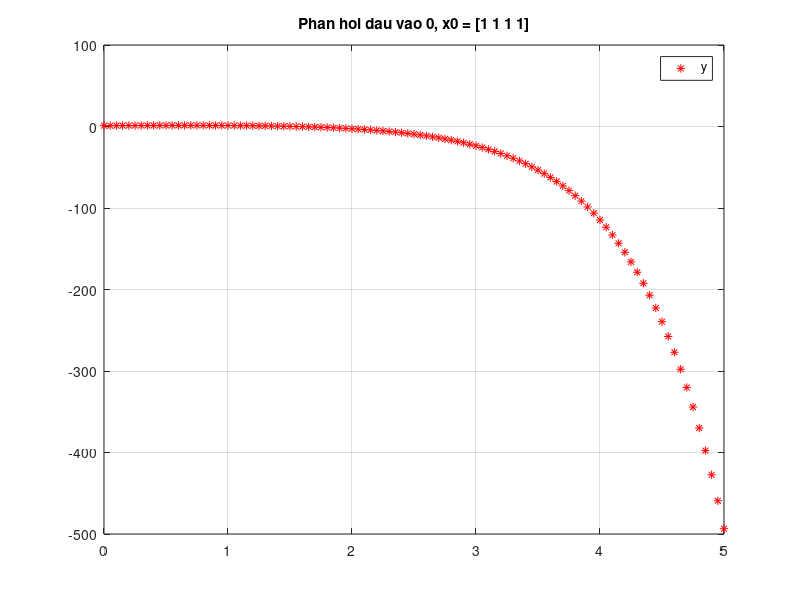
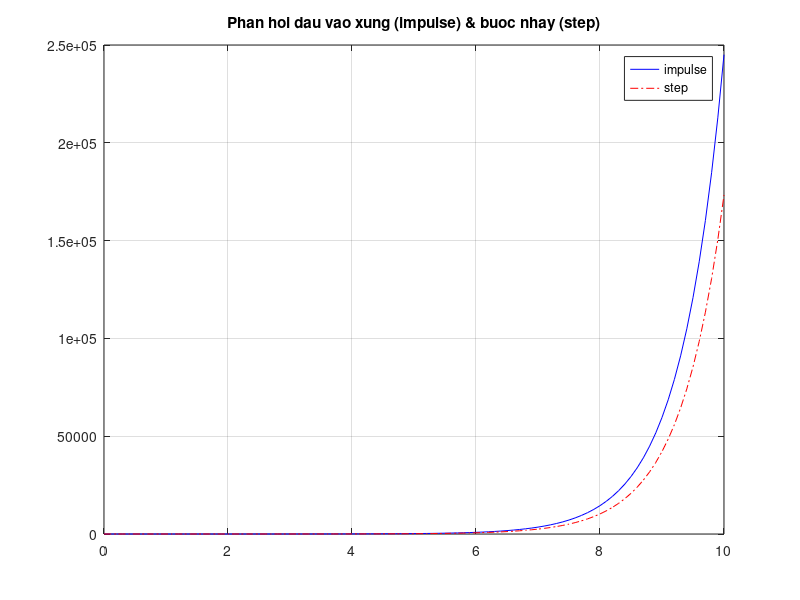

Write the MATLAB code that produced these figures, in order.
clear all; close all; clc

pkg load signal

A = [0 1 0 0; 0 0 -1 0; 0 0 0 1; 0 0 2 0]
B = [0 1 0 -1]'
C = [1 0 0 0]
D=[0]

% State space 2 transfer function 
[N1,D1] = ss2tf(A,B,C,D,1)   # What can you conclude here?

% Find zeros and pole //   
% = 1 * (1*s^2-1)/(1*s^4-2s^2)
% Ly thuyet k = 1, zeros = +/- 1, poles = 0 , +- can(2)
[Z1,P1,K1] = tf2zp(N1,D1)    # What can you conclude here?

sys = ss(A,B,C,D)

################################################################################
# What Group 1 did not do
# @Copyright Phi Ha
################################################################################
# Plot the response  y for u = 0, x0 is given

x0 = [1 1 1 1]';

[Y,T,X] = initial(sys,x0) ;

figure(1); clf;
plot(T,Y,'r*') 
legend('y')
grid on
title('Phan hoi dau vao 0, x0 = [1 1 1 1]')


# Plot the response for impulse function and step function 
t_final = 10 
[Y1,T1,X1] = impulse(sys,t_final);
[Y2,T2,X2] = step(sys,t_final);

figure(2); clf;
plot(T1,Y1,'b-',T2,Y2,'r-.') 
legend('impulse','step')
grid on
title('Phan hoi dau vao xung (impulse) & buoc nhay (step)')




